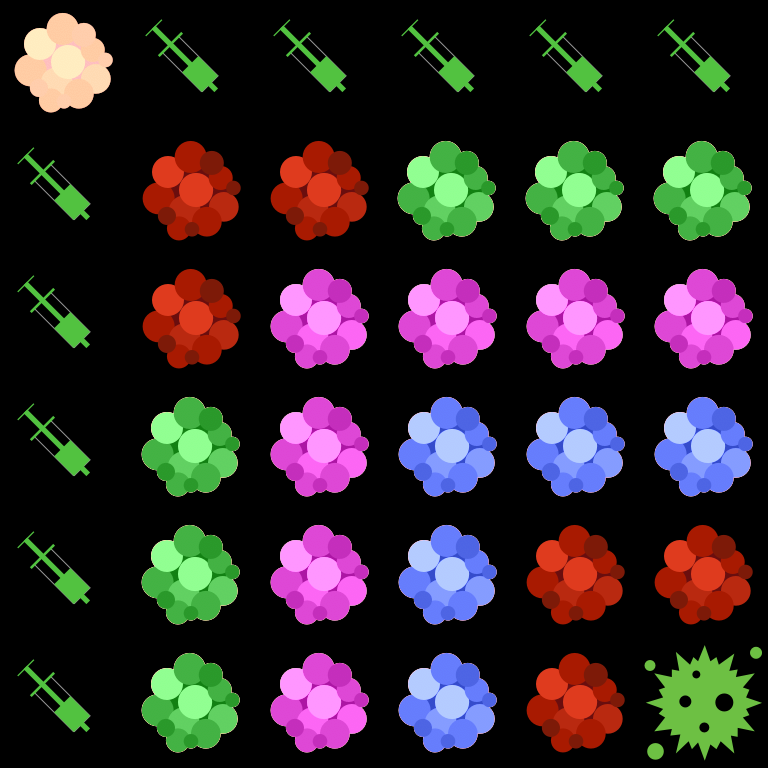

Rendered tile map (Tiled .tmx) drawn with the repository's tilesets; below, a short description and the full map source, tile grids included:
An orthogonal 6x6 tile map with 128x128 px tiles, 1 tile layer (Tile Layer 1).

<map version="1.0" tiledversion="1.0.3" orientation="orthogonal" renderorder="right-down" width="6" height="6" tilewidth="128" tileheight="128" nextobjectid="1">
 <tileset firstgid="1" name="Tiles" tilewidth="128" tileheight="128" tilecount="14" columns="7">
  <image source="../images/Tiles.png" width="896" height="256" />
 </tileset>
 <layer name="Tile Layer 1" width="6" height="6">
  <data encoding="csv">
14,9,9,9,9,9,
9,13,13,10,10,10,
9,13,6,6,6,6,
9,10,6,2,2,2,
9,10,6,2,13,13,
9,10,6,2,13,11
</data>
 </layer>
</map>
